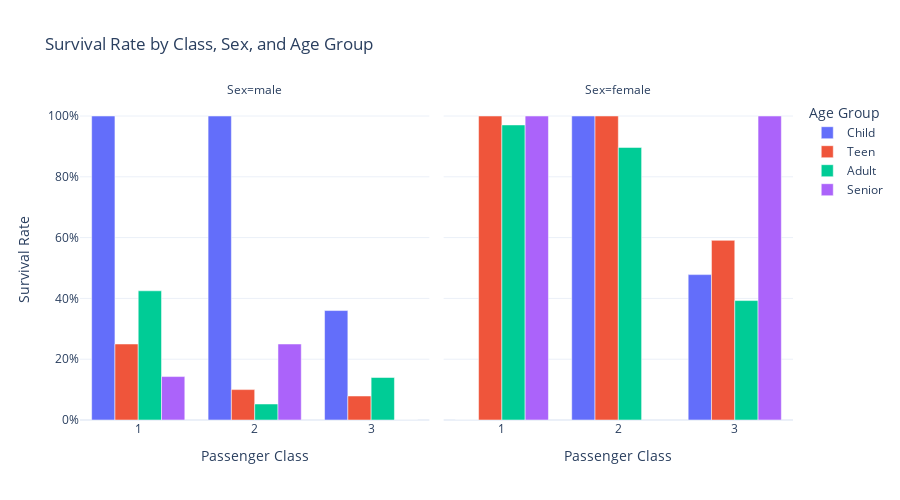

The notebook cell saved with this chart:
### Code cell
url = "https://raw.githubusercontent.com/leontoddjohnson/datasets/main/data/titanic.csv"
df = pd.read_csv(url)

summary_df = survival_demographics(df)

fig = visualize_demographic(summary_df)
fig.show()  # OR st.plotly_chart(fig) in Streamlit

### Figure 1 — Plotly figure (JSON) as saved in the notebook; plotly's stock layout.template omitted (floating-point values rounded to 4 significant figures)
{"data": [{"alignmentgroup": "True", "hovertemplate": "Age Group=Child<br>Sex=male<br>Passenger Class=%{x}<br>Survival Rate=%{y}<extra></extra>", "legendgroup": "Child", "marker": {"color": "#636efa", "pattern": {"shape": ""}}, "name": "Child", "offsetgroup": "Child", "orientation": "v", "showlegend": true, "textposition": "auto", "type": "bar", "x": [1, 2, 3], "xaxis": "x", "y": [1.0, 1.0, 0.36], "yaxis": "y"}, {"alignmentgroup": "True", "hovertemplate": "Age Group=Child<br>Sex=female<br>Passenger Class=%{x}<br>Survival Rate=%{y}<extra></extra>", "legendgroup": "Child", "marker": {"color": "#636efa", "pattern": {"shape": ""}}, "name": "Child", "offsetgroup": "Child", "orientation": "v", "showlegend": false, "textposition": "auto", "type": "bar", "x": [1, 2, 3], "xaxis": "x2", "y": [0.0, 1.0, 0.4783], "yaxis": "y2"}, {"alignmentgroup": "True", "hovertemplate": "Age Group=Teen<br>Sex=male<br>Passenger Class=%{x}<br>Survival Rate=%{y}<extra></extra>", "legendgroup": "Teen", "marker": {"color": "#EF553B", "pattern": {"shape": ""}}, "name": "Teen", "offsetgroup": "Teen", "orientation": "v", "showlegend": true, "textposition": "auto", "type": "bar", "x": [1, 2, 3], "xaxis": "x", "y": [0.25, 0.1, 0.07895], "yaxis": "y"}, {"alignmentgroup": "True", "hovertemplate": "Age Group=Teen<br>Sex=female<br>Passenger Class=%{x}<br>Survival Rate=%{y}<extra></extra>", "legendgroup": "Teen", "marker": {"color": "#EF553B", "pattern": {"shape": ""}}, "name": "Teen", "offsetgroup": "Teen", "orientation": "v", "showlegend": false, "textposition": "auto", "type": "bar", "x": [1, 2, 3], "xaxis": "x2", "y": [1.0, 1.0, 0.5909], "yaxis": "y2"}, {"alignmentgroup": "True", "hovertemplate": "Age Group=Adult<br>Sex=male<br>Passenger Class=%{x}<br>Survival Rate=%{y}<extra></extra>", "legendgroup": "Adult", "marker": {"color": "#00cc96", "pattern": {"shape": ""}}, "name": "Adult", "offsetgroup": "Adult", "orientation": "v", "showlegend": true, "textposition": "auto", "type": "bar", "x": [1, 2, 3], "xaxis": "x", "y": [0.425, 0.05263, 0.1398], "yaxis": "y"}, {"alignmentgroup": "True", "hovertemplate": "Age Group=Adult<br>Sex=female<br>Passenger Class=%{x}<br>Survival Rate=%{y}<extra></extra>", "legendgroup": "Adult", "marker": {"color": "#00cc96", "pattern": {"shape": ""}}, "name": "Adult", "offsetgroup": "Adult", "orientation": "v", "showlegend": false, "textposition": "auto", "type": "bar", "x": [1, 2, 3], "xaxis": "x2", "y": [0.9706, 0.8966, 0.3929], "yaxis": "y2"}, {"alignmentgroup": "True", "hovertemplate": "Age Group=Senior<br>Sex=male<br>Passenger Class=%{x}<br>Survival Rate=%{y}<extra></extra>", "legendgroup": "Senior", "marker": {"color": "#ab63fa", "pattern": {"shape": ""}}, "name": "Senior", "offsetgroup": "Senior", "orientation": "v", "showlegend": true, "textposition": "auto", "type": "bar", "x": [1, 2, 3], "xaxis": "x", "y": [0.1429, 0.25, 0.0], "yaxis": "y"}, {"alignmentgroup": "True", "hovertemplate": "Age Group=Senior<br>Sex=female<br>Passenger Class=%{x}<br>Survival Rate=%{y}<extra></extra>", "legendgroup": "Senior", "marker": {"color": "#ab63fa", "pattern": {"shape": ""}}, "name": "Senior", "offsetgroup": "Senior", "orientation": "v", "showlegend": false, "textposition": "auto", "type": "bar", "x": [1, 2, 3], "xaxis": "x2", "y": [1.0, NaN, 1.0], "yaxis": "y2"}], "layout": {"annotations": [{"font": {}, "showarrow": false, "text": "Sex=male", "x": 0.245, "xanchor": "center", "xref": "paper", "y": 1, "yanchor": "bottom", "yref": "paper"}, {"font": {}, "showarrow": false, "text": "Sex=female", "x": 0.755, "xanchor": "center", "xref": "paper", "y": 1, "yanchor": "bottom", "yref": "paper"}], "barmode": "group", "height": 500, "legend": {"title": {"text": "Age Group"}, "tracegroupgap": 0}, "title": {"text": "Survival Rate by Class, Sex, and Age Group"}, "xaxis": {"anchor": "y", "categoryarray": [1, 2, 3], "categoryorder": "array", "domain": [0, 0.49], "title": {"text": "Passenger Class"}}, "xaxis2": {"anchor": "y2", "categoryarray": [1, 2, 3], "categoryorder": "array", "domain": [0.51, 1], "matches": "x", "title": {"text": "Passenger Class"}}, "yaxis": {"anchor": "x", "domain": [0, 1], "tickformat": ".0%", "title": {"text": "Survival Rate"}}, "yaxis2": {"anchor": "x2", "domain": [0, 1], "matches": "y", "showticklabels": false}}}
